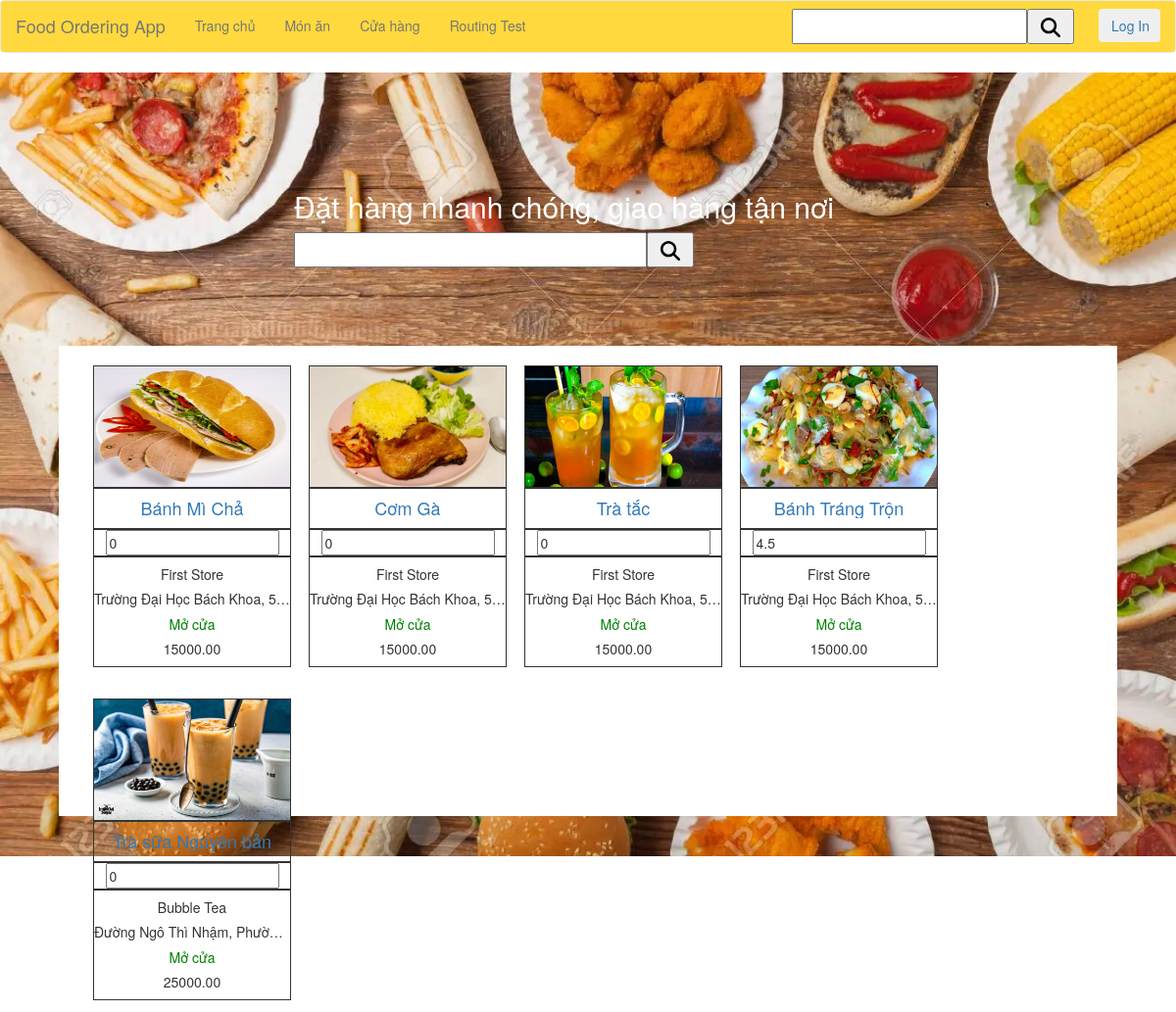
The page / on the database its author committed.
### products/models.py (models this page shows, shortened)
class Product(models.Model):
    name = models.TextField(max_length=255)
    description = models.TextField(max_length=2048,blank = True)
    store = models.ForeignKey(Store,on_delete=models.CASCADE,null=True,related_name="products")
    price = MoneyField(max_digits=256,decimal_places=2,default = 0,default_currency='VND')
    new_price = MoneyField(max_digits=256,decimal_places=2,default = 0,default_currency='VND')
    image = models.ImageField(default='products.png', upload_to='products/')
    category = models.ForeignKey(Category,on_delete=models.DO_NOTHING,blank=True,null=True)
    status = models.ForeignKey(Product_Status,on_delete=models.DO_NOTHING,blank=True,null=True)
    moderated = models.DateTimeField(blank=True, null=True)
    updated = models.DateTimeField(auto_now=True)
    created = models.DateTimeField(auto_now_add=True)
    slug = models.SlugField(max_length=255,null=True)
    class Meta:
        db_table = "Product"
        verbose_name = "Product"
    @property
    def average_rating(self):
        average_rating = self.reviews.aggregate(Avg("rating"),Count('author'))
        return average_rating

### stores/models.py (models this page shows, shortened)
class Store(models.Model):
	user = models.OneToOneField(User, on_delete=models.CASCADE,related_name="store")
	name = models.CharField(max_length = 256,blank = False)
	business_code = models.CharField(max_length =10,blank=True,null=True)
	tax_identification = models.CharField(max_length =13,blank=True,null=True)
	location = models.ForeignKey(Location,on_delete=models.SET_NULL,null=True)
	description = models.TextField(max_length = 512,blank=True)
	avatar = models.ImageField(default='stores/store.png', upload_to='stores/')
	status = models.ForeignKey(Store_Status,on_delete=models.SET_NULL,blank=True,null=True)
	slug = models.SlugField(max_length=255,null=True)
	moderated = models.DateTimeField(blank=True,null=True)
	updated = models.DateTimeField(auto_now=True)
	created = models.DateTimeField(auto_now_add=True)
	class Meta:
		db_table = "Store"
		verbose_name = "Store"
	@property
	def is_open(self):
		today = datetime.datetime.now()
		try:
			now_weekday = today.weekday()
			now_hour = today.time()
			today_opening_hour = self.opening_hours.get(weekday=now_weekday)
			return self.status.code == "active" and now_hour >= today_opening_hour.from_hour and now_hour <= today_opening_hour.to_hour
		except:
			return False

### locations/models.py (models this page shows, shortened)
class Location(models.Model):
    address = models.TextField(max_length=512,blank=True,default="")
    country = models.TextField(max_length=100,blank=True,default="")
    region = models.TextField(max_length=100,blank=True,default="")
    subregion_1 = models.TextField(max_length=100, blank=True, default="")
    subregion_2 = models.TextField(max_length=100, blank=True, default="")
    lat = models.FloatField(default=16.07387)
    lng = models.FloatField(default=108.14975)
    class Meta:
        db_table = "Location"
        verbose_name = "Location"

### foodapp/views.py (the view)
# urls.py: 2. Add a URL to urlpatterns:  path('', Home.as_view(), name='home')
def Home(request):
    product = recommended_products(user=request.user)
    paginator = Paginator(product, 5)
    page = paginator.get_page(1)
    ctx = {
        "page":page
    }
    return render(request,'Site/Home.html',ctx)

### products/utils.py (called while the page is built, shortened)
def recommended_products(user,*args,**kwargs):
    if user.is_anonymous:
        return Product.objects.filter(store__status__code = "active",status__code = "active")
    for p in products:
        p.distance = round(p.distance,ndigits=2)
    return products

### templates/Site/Home.html (shortened to what this page needs)
{% extends 'Site/index.html' %}
{% block content %}
    {% load static %}
    <div class = "container-fluid" style = "margin:0px;padding:0px;">
        <div style = "position: relative;
        margin: auto;
        margin-top: 15vh;
        width: 50%;
        height:20%; z-index:10">
            <h2 style="color:white;left:-20%">Đặt hàng nhanh chóng, giao hàng tận nơi</h2>
            <div class = "center" style = "display: flex; justify-content: flex-start;">
                <input id = "search_bar" type = "text" style = "height:36px; width:360px; text-align:center;" maxlength="128">
                <button id = "search_button" style = "height:36px; width:48px; margin-right:25px; text-align:center;">
                    <img src="{% static 'magnifying-glass-solid.svg' %}" style="height:20px; width:20px;">
                </button>
            </div>
        </div>
        <div class = "col-md-12" style = "position: relative;
        margin: auto;
        margin-top: 10vh;
        left: 5%;
        width: 90%;
        text-align:center;
        height:60vh;z-index:10; background-color: #FFFFFF">
            <div class = "row" style="">
            {% for p in page.object_list %}
                <div class = "col-md-2 product-card" style="margin:20px;margin-bottom:20px">
                    <div style = "border-style:solid; border-width: thin; width: 202px;">
                        <img class = 'product-image' src="{{ p.image.url }}">
                    </div>
                    <div style = "border-style:solid; border-width: thin; width: 202px;">
                        <a href = "/product/{{ p.slug }}"><h4 style="overflow: hidden;text-overflow: ellipsis;white-space: nowrap;">{{ p.name }}</h4></a>
                    </div>
                    <div style = "border-style:solid; border-width: thin; width: 202px;">
                        <input id="rating_product_{{forloop.counter0}}" type="text" name = "rating" value = "{% if p.average_rating.rating__avg %}{{p.average_rating.rating__avg}}{% else %}0{% endif %}">
                    </div>
                    <div style = "border-style:solid; border-width: thin; width: 202px;">
                        <h5>{{ p.store.name }}</h5>
                        <h5 style="overflow: hidden;text-overflow: ellipsis;white-space: nowrap;">{{p.store.location.address}}</h5>
                        {% if p.store.is_open %}
                            <h5 style="color:green">Mở cửa</h5>
                        {% endif %}
                        <h5>{{ p.price }}</h5>
                    </div>
                </div>
            {% endfor %}
            </div>
        </div>
    </div>
{% endblock %}

### static/css/style.css (style rules this page uses)
html { font-family: Helvetica,Arial }
.product-image { width: 200px; height: 123px; }
.product-card { height:300px; padding-right: 10px; }

### rows shown on the page
Product: image (picture), name "Bánh Mì Chả", store.name "First Store", store.location.address "Trường Đại Học Bách Khoa, 5…", shows "Mở cửa", price "15000.00"
Product: image (picture), name "Cơm Gà", rating "0", store.name "First Store", store.location.address "Trường Đại Học Bách Khoa, 5…", shows "Mở cửa", price "15000.00"
Product: image (picture), name "Trà tắc", rating "0", store.name "First Store", store.location.address "Trường Đại Học Bách Khoa, 5…", shows "Mở cửa", price "15000.00"
Product: image (placeholder picture), name "Bánh Tráng Trộn", rating "4.5", store.name "First Store", store.location.address "Trường Đại Học Bách Khoa, 5…", shows "Mở cửa", price "15000.00"
Product: image (picture), name "Trà sữa Nguyên bản", rating "0", store.name "Bubble Tea", store.location.address "Đường Ngô Thì Nhậm, Phườ…", shows "Mở cửa", price "25000.00"
